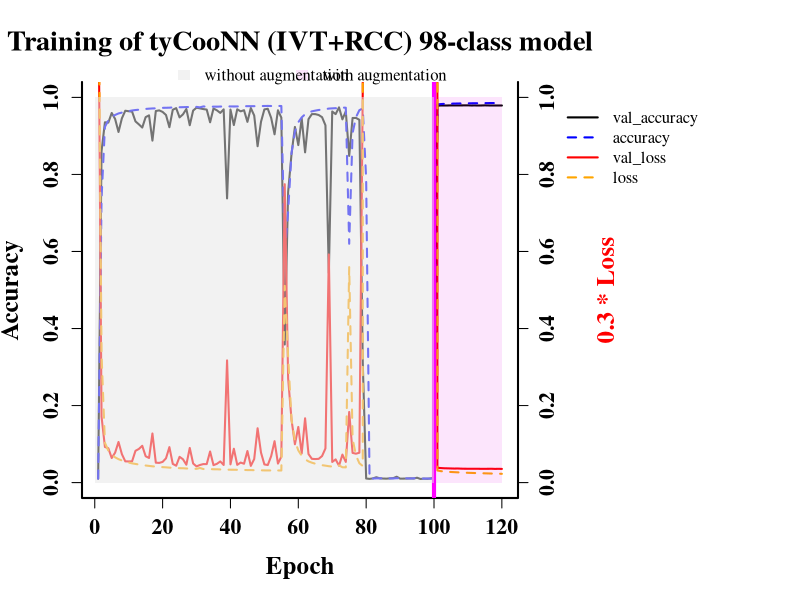

Write the R code that produced this figure.

MAIN = "Training of tyCooNN (IVT+RCC) 98-class model"

dat = read.table('history.csv',header=TRUE,sep=',')
dat_aug = read.table('history_arg.csv',header=TRUE,sep=',')
library(repr)

df = rbind(dat,dat_aug)
n = nrow(df)

png('training.png',width=10,height=7,unit='in',res=600)
par(mar=par()$mar + c(0,0,0,12),lwd=2,family='Times')
plot(df$val_accuracy,type='l',col='black',lwd=2,
     xlab='Epoch',ylab='Accuracy',ylim=c(0,1),
     bty='u',cex.lab=1.5,cex.axis=1.3,
     main=MAIN,
     cex.main=1.7,font.main=2,
     font.axis=2,font.lab=2)
lines(df$accuracy,col='blue',lty=2,lwd=2)
lines(0.3 * df$val_loss,type='l',col='red',lwd=2)
lines(0.3 * df$loss,col='orange',lty=2,lwd=2)
axis(side=4,font=2,cex.axis=1.3)
mtext(side=4,line=4,'0.3 * Loss',col='red',cex=1.5,font=2)
abline(v=100,col='magenta',lwd=4)
rect(0,0,100,1,col=rgb(230/256,230/256,230/256,alpha=0.5),border=NA)
rect(100,0,n,1,col=rgb(230/256,0,230/256,alpha=0.1),border=NA)
par(xpd=TRUE)
legend(x=c(20,90),y=c(1.11,1.11),
       legend=c('without augmentation','with augmentation'),horiz=TRUE,bty='n',
       fill=c(rgb(230/256,230/256,230/256,alpha=0.5),rgb(230/256,0,230/256,alpha=0.1)),
       border=NA)
legend(135,1,legend=c('val_accuracy','accuracy','val_loss','loss'),bty='n',
      col=c('black','blue','red','orange'),lty=c(1,2,1,2))
o = dev.off()
